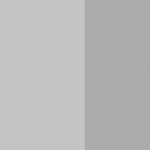
#> input picture Assignment3/OTSU2class-edge_L-150x150.png, 150 x 150 px
$ python main.py
#> lines starting #> are read from the running program, lines starting #| are printed output that depends on the picture; after the words box and inside, x2 and y2 are one past the last pixel; in counts of white or black regions, pixels touching at a corner belong together
import cv2
import os
import numpy as np
from matplotlib import pyplot as plt
from skimage.filters import threshold_multiotsu

class Segmentation:
    def __init__(self):
        # read input data
        img1 = os.path.join(os.path.dirname(__file__), 'OTSU2class-edge_L-150x150.png')
        otsu_img1 = cv2.cvtColor(cv2.imread(img1), cv2.COLOR_BGR2RGB)
#> otsu_img1 is the input picture: shape (150, 150, 3); min 171, max 196, mean 185.4
        otsu_img1_gray = cv2.imread(img1, cv2.IMREAD_GRAYSCALE)
#> otsu_img1_gray: shape (150, 150); min 171, max 196, mean 185.4

        img2 = os.path.join(os.path.dirname(__file__), 'OTSU2class-andreas_L-150x150.png')
        otsu_img2 = cv2.cvtColor(cv2.imread(img2), cv2.COLOR_BGR2RGB)
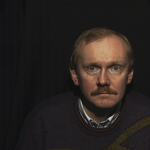
#> input picture Assignment3/OTSU2class-andreas_L-150x150.png, 150 x 150 px
        otsu_img2_gray = cv2.imread(img2, cv2.IMREAD_GRAYSCALE)
#> otsu_img2_gray: shape (150, 150); min 16, max 197, mean 35.9

        img3 = os.path.join(os.path.dirname(__file__), 'OTSU_Multiple_Class-S01-150x150.png')
        otsu_img3 = cv2.cvtColor(cv2.imread(img3), cv2.COLOR_BGR2RGB)
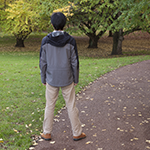
#> input picture Assignment3/OTSU_Multiple_Class-S01-150x150.png, 150 x 150 px
        otsu_img3_gray = cv2.imread(img3, cv2.IMREAD_GRAYSCALE)
#> otsu_img3_gray: shape (150, 150); min 0, max 255, mean 110.5

        img4 = os.path.join(os.path.dirname(__file__), 'meanshift_S00-150x150.png')
        mean_img = cv2.cvtColor(cv2.imread(img4), cv2.COLOR_BGR2RGB)
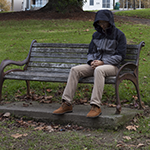
#> input picture Assignment3/meanshift_S00-150x150.png, 150 x 150 px
        mean_img_gray = cv2.imread(img4, cv2.IMREAD_GRAYSCALE)
#> mean_img_gray: shape (150, 150); min 0, max 255, mean 79.4


        # create figure and axes for displayal
        fig1, axes1 = plt.subplots(4, 3)
        fig1.tight_layout()


        # otsu binarization with two pixel classes
        _, thresh1 = cv2.threshold(otsu_img1_gray, 0, 255, cv2.THRESH_BINARY + cv2.THRESH_OTSU)
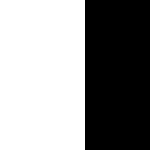
#> thresh1: shape (150, 150); 56.7% white; 1 black region, box (x1, y1, x2, y2) and area: (85, 0, 150, 150) 9750
        hist1 = cv2.calcHist([otsu_img1_gray], [0], None, [256], [0, 256])
#> hist1 = 256 values, max 11682 at index 196, min 0 at index 0, mean 87.89


        # display first set of images and matching histogram
        axes1[0][0].set_title('Original Image')
        axes1[0][0].axis('off')
        axes1[0][0].imshow(otsu_img1, cmap='gray')
        axes1[0][1].set_title('Histogram')
        axes1[0][1].plot(hist1)
        axes1[0][2].set_title('Otsu\'s Binarization')
        axes1[0][2].axis('off')
        axes1[0][2].imshow(thresh1, cmap='gray')


        # otsu binarization with two pixel classes
        _, thresh2 = cv2.threshold(otsu_img2_gray, 0, 255, cv2.THRESH_BINARY + cv2.THRESH_OTSU)
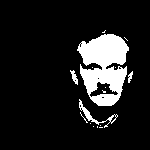
#> thresh2: shape (150, 150); 12% white; 16 white regions (12 under 20 px), largest, box (x1, y1, x2, y2) and area: (77, 34, 129, 106) 2388, (79, 99, 118, 128) 178, (70, 70, 78, 85) 56, (128, 71, 133, 83) 33
        hist2 = cv2.calcHist([otsu_img2_gray], [0], None, [256], [0, 256])
#> hist2 = 256 values, max 3880 at index 23, min 0 at index 0, mean 87.89


        # display second set of images and matching histogram
        axes1[1][0].set_title('Original Image')
        axes1[1][0].axis('off')
        axes1[1][0].imshow(otsu_img2, cmap='gray')
        axes1[1][1].set_title('Histogram')
        axes1[1][1].plot(hist2)
        axes1[1][2].set_title('Otsu\'s Binarization')
        axes1[1][2].axis('off')
        axes1[1][2].imshow(thresh2, cmap='gray')


        # otsu binarization with multiple classes
        thresh = threshold_multiotsu(otsu_img3_gray)
#> thresh = [85, 131]
        reg = np.digitize(otsu_img3_gray, bins=thresh)
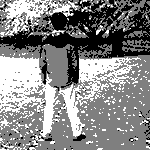
#> reg: shape (150, 150) int64; min 0, max 2, mean 1.06; drawn with min black and max white


        # display third set of images and matching histogram
        axes1[2][0].set_title('Original Image')
        axes1[2][0].axis('off')
        axes1[2][0].imshow(otsu_img3, cmap='gray')
        axes1[2][1].set_title('Histogram')
        axes1[2][1].hist(otsu_img3_gray.ravel(), 255)
        for t in thresh:
            axes1[2][1].axvline(t, color='r')
#> this loop made 2 passes
#> t on passes 1 to 2: 85, 131
        axes1[2][2].set_title('Otsu\'s Binarization (Multi)')
        axes1[2][2].axis('off')
        axes1[2][2].imshow(reg, cmap='gray')


        # mean shift method
        img_rows, img_cols = mean_img_gray.shape
#> img_rows = 150; img_cols = 150
        mean_shift = np.zeros_like(mean_img_gray)
        radius = 3
        band = 1
        for r in range(img_rows):
            for c in range(img_cols):
                cluster = mean_img_gray[max(0, r-radius):min(img_rows, r+1+radius),
                                        max(0, c-radius):min(img_cols, c+1+radius)]
                vector = np.mean(cluster, axis=(0,1)) - mean_img_gray[r,c]
                mean_shift[r,c] = mean_img_gray[r,c] + vector * band

        #display fourth set of images and matching histogram
        axes1[3][0].set_title('Original Image')
        axes1[3][0].axis('off')
        axes1[3][0].imshow(mean_img)
        axes1[3][1].set_title('Histogram')
        axes1[3][1].hist(mean_shift.ravel(), 255)
        axes1[3][2].set_title('Mean Shift')
        axes1[3][2].axis('off')
        axes1[3][2].imshow(mean_shift, cmap='gray')

        plt.show()
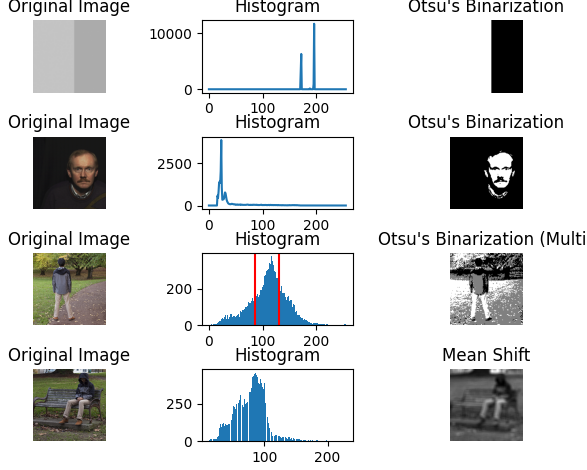
#> figure drawn by matplotlib, 12 panels; panel 2: curve peaks at x = 196, y = 11682; panel 5: curve peaks at x = 23, y = 3880; panel 8: tallest bar 379 high, from x = 116 to 117

if __name__ == '__main__':
    # call class to initiate program
    s = Segmentation()
